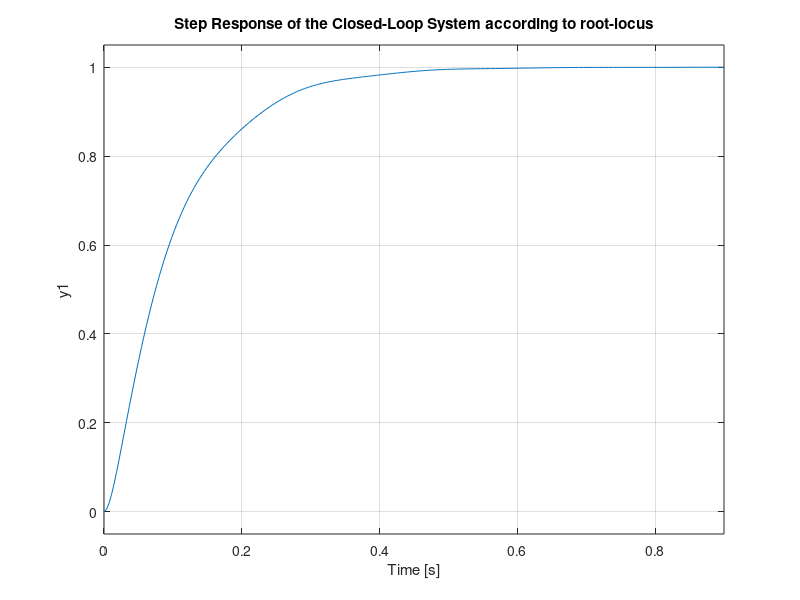

Here is the MATLAB script that generated this plot: (Note: this script raises an error after producing the figure.)
% % Define the transfer function
% numerator = 0.2;
% denominator = [0.0000001, 0.000011, 0.00024, 0.0104, 0];
% G = tf(numerator, denominator);
% sisotool(G)
%%
%%
clc;
clear all;
% Define the given constants
J_m = 0.0001;
J_l = 0.001;
K = 1;
N = 5;
C_m = 0.01;
C_l = 0.01;

% Define the numerator and denominator coefficients
numerator = K / N;
denominator = [J_l * J_m, (J_l * C_m + C_l * J_m), ...
    (J_l * K / N^2 + C_l * C_m + K * J_m), ...
    (C_l * K / N^2 + K * C_m), 0];

% Create the open-loop transfer function
G = tf(numerator, denominator);

% controller 
num = 0.5*[9e-4 , 0.014 , 1];
den=1;
C=tf(num , den);


% Plot the step response of the closed-loop system
closed_loop_sys = feedback(C * G, 1);
figure;
step(closed_loop_sys);
title('Step Response of the Closed-Loop System according to root-locus');
grid on;

% Calculate and display performance metrics
info = stepinfo(closed_loop_sys);
rise_time = info.RiseTime;
settling_time = info.SettlingTime;
overshoot = info.Overshoot;

fprintf('Rise Time (t_r): %.4f seconds\n', rise_time);
fprintf('Settling Time (t_s): %.4f seconds\n', settling_time);
fprintf('Overshoot: %.2f%%\n', overshoot);

% Define a sinusoidal input
t = 0:0.01:10;  % time vector from 0 to 10 seconds
f = 1;  % frequency of the sinusoidal input
input = sin(2 * pi * f * t);  % sinusoidal input

% Simulate the closed-loop response to the sinusoidal input
output = lsim(closed_loop_sys, input, t);

% Plot the sinusoidal input and the system's response
figure;
plot(t, input, 'r--', 'DisplayName', 'Sinusoidal Input');
hold on;
plot(t, output, 'b', 'DisplayName', 'System Response');
xlabel('Time (seconds)');
ylabel('Amplitude');
title('Closed-Loop Response to Sinusoidal Input');
legend;
grid on;

% Convert the closed-loop transfer function to a state-space model
closed_loop_sys_ss = ss(closed_loop_sys);

% Define initial conditions
initial_conditions = [1; 0; 0; 0];  % Example initial conditions (adjust as needed)

% Simulate the closed-loop response to initial conditions
figure;
initial(closed_loop_sys_ss, initial_conditions);
title('Closed-Loop Response to Initial Conditions');
grid on;